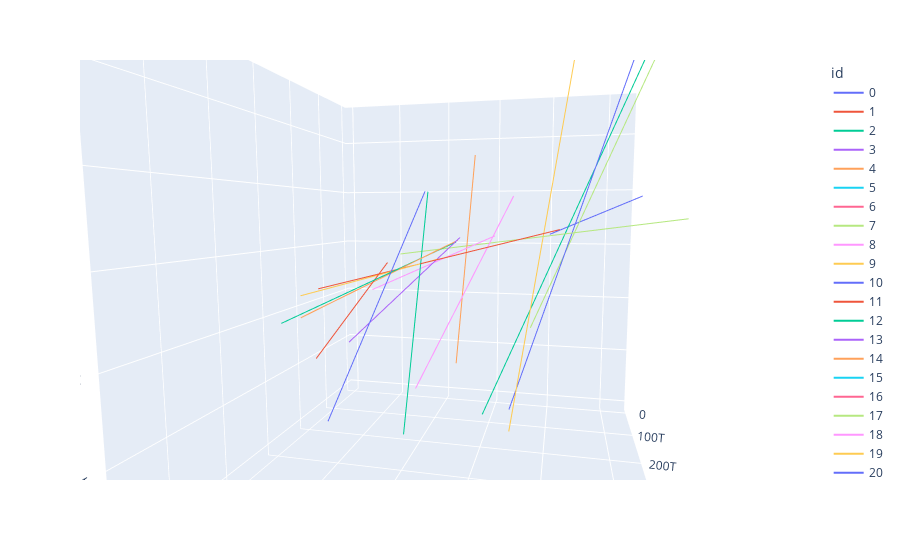

The code cell stored with this chart in its notebook:
### Code cell
fig = px.line_3d(hail, x="x", y="y", z="z", color="id")
fig.show()
